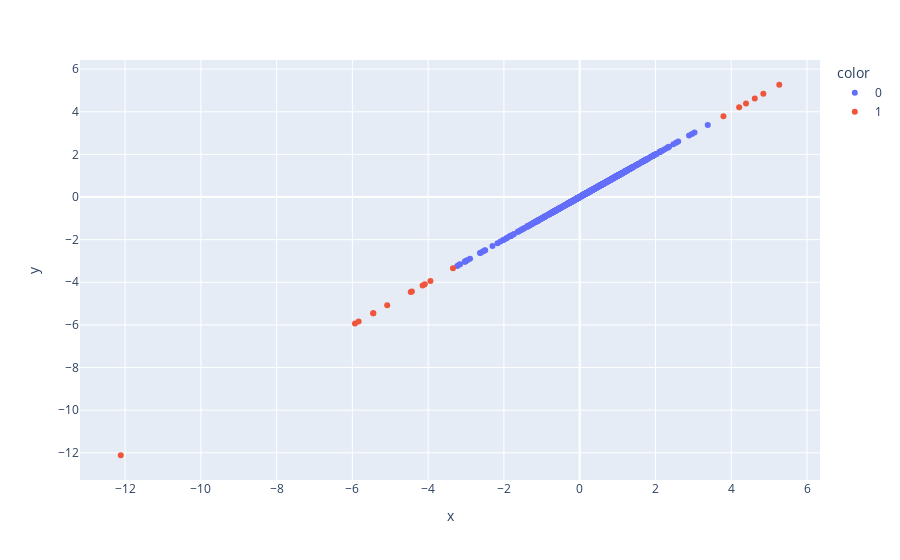

Notebook code cell kept with this figure:
### Code cell
print(f'Média: {round(mean, 2)}')
print(f'Desvio Padrão: {round(std, 2)}')

px.scatter(x=df['V2'], y=df['V2'], color=df['outlier'])

### Figure 1 — Plotly figure (JSON) as saved in the notebook; plotly's stock layout.template omitted (floating-point values rounded to 4 significant figures; data arrays with more than 128 entries replaced by an {"elided": "..."} marker saying what was removed)
{"data": [{"hovertemplate": "color=0<br>x=%{x}<br>y=%{y}<extra></extra>", "legendgroup": "0", "marker": {"color": "#636efa", "symbol": "circle"}, "mode": "markers", "name": "0", "orientation": "v", "showlegend": true, "type": "scatter", "x": {"elided": "982 float values"}, "xaxis": "x", "y": {"elided": "982 float values"}, "yaxis": "y"}, {"hovertemplate": "color=1<br>x=%{x}<br>y=%{y}<extra></extra>", "legendgroup": "1", "marker": {"color": "#EF553B", "symbol": "circle"}, "mode": "markers", "name": "1", "orientation": "v", "showlegend": true, "type": "scatter", "x": [-5.45, -4.429, -4.146, 4.847, -12.11, -3.345, -5.932, 4.39, -5.081, 5.267, -5.449, -4.46, -4.088, -3.94, 3.794, 4.209, 4.621, -5.836], "xaxis": "x", "y": [-5.45, -4.429, -4.146, 4.847, -12.11, -3.345, -5.932, 4.39, -5.081, 5.267, -5.449, -4.46, -4.088, -3.94, 3.794, 4.209, 4.621, -5.836], "yaxis": "y"}], "layout": {"legend": {"title": {"text": "color"}, "tracegroupgap": 0}, "margin": {"t": 60}, "xaxis": {"anchor": "y", "domain": [0, 1], "title": {"text": "x"}}, "yaxis": {"anchor": "x", "domain": [0, 1], "title": {"text": "y"}}}}
